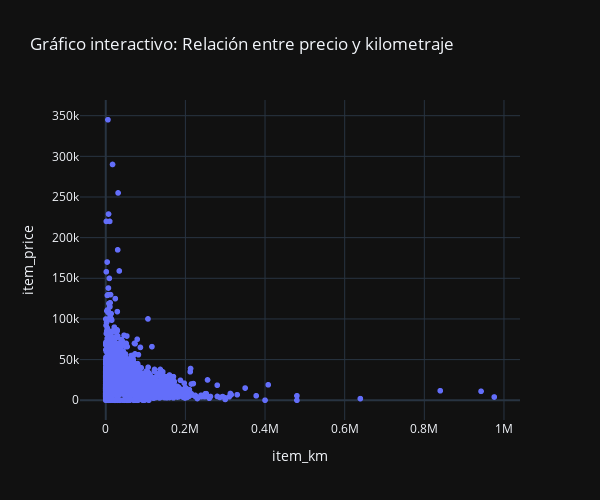

The notebook cell this image was saved under:
### Markdown cell above
8. Genere un scatterplot que muestre la relación entre precio (`item_price`) y kilometraje (`item_km`)

### Code cell
# Solución
fig = px.scatter(
    df_neoauto,
    x="item_km", 
    y="item_price", 
    labels={"x":"Eje X", "y": "Eje Y"},
    title="Gráfico interactivo: Relación entre precio y kilometraje ",
    template="plotly_dark")

fig.update_layout(width=600,height=500)
fig.show()

### Figure 1 — Plotly figure (JSON) as saved in the notebook; plotly's stock layout.template omitted (floating-point values rounded to 4 significant figures; data arrays with more than 128 entries replaced by an {"elided": "..."} marker saying what was removed)
{"data": [{"hovertemplate": "item_km=%{x}<br>item_price=%{y}<extra></extra>", "legendgroup": "", "marker": {"color": "#636efa", "symbol": "circle"}, "mode": "markers", "name": "", "showlegend": false, "type": "scattergl", "x": {"elided": "4041 int values"}, "xaxis": "x", "y": {"elided": "4041 int values"}, "yaxis": "y"}], "layout": {"height": 500, "legend": {"tracegroupgap": 0}, "title": {"text": "Gráfico interactivo: Relación entre precio y kilometraje "}, "width": 600, "xaxis": {"anchor": "y", "domain": [0, 1], "title": {"text": "item_km"}}, "yaxis": {"anchor": "x", "domain": [0, 1], "title": {"text": "item_price"}}}}
